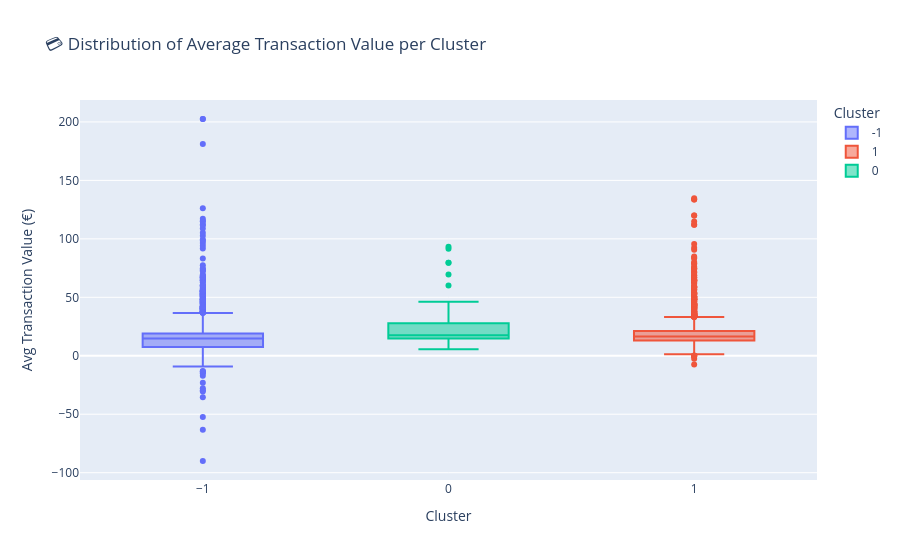

Here is the notebook cell this chart was saved with:
### Code cell
fig = px.box(
    real_data,
    x='Cluster',
    y='AvgTransactionValue',
    color='Cluster',
    title='💳 Distribution of Average Transaction Value per Cluster'
)
fig.update_layout(xaxis_title='Cluster', yaxis_title='Avg Transaction Value (€)')
fig.show()

### Figure 1 — Plotly figure (JSON) as saved in the notebook; plotly's stock layout.template omitted (floating-point values rounded to 4 significant figures; data arrays with more than 128 entries replaced by an {"elided": "..."} marker saying what was removed)
{"data": [{"alignmentgroup": "True", "hovertemplate": "Cluster=%{x}<br>AvgTransactionValue=%{y}<extra></extra>", "legendgroup": "-1", "marker": {"color": "#636efa"}, "name": "-1", "notched": false, "offsetgroup": "-1", "orientation": "v", "showlegend": true, "type": "box", "x": {"elided": "2448 int values"}, "x0": " ", "xaxis": "x", "y": {"elided": "2448 float values"}, "y0": " ", "yaxis": "y"}, {"alignmentgroup": "True", "hovertemplate": "Cluster=%{x}<br>AvgTransactionValue=%{y}<extra></extra>", "legendgroup": "1", "marker": {"color": "#EF553B"}, "name": "1", "notched": false, "offsetgroup": "1", "orientation": "v", "showlegend": true, "type": "box", "x": {"elided": "1852 int values"}, "x0": " ", "xaxis": "x", "y": {"elided": "1852 float values"}, "y0": " ", "yaxis": "y"}, {"alignmentgroup": "True", "hovertemplate": "Cluster=%{x}<br>AvgTransactionValue=%{y}<extra></extra>", "legendgroup": "0", "marker": {"color": "#00cc96"}, "name": "0", "notched": false, "offsetgroup": "0", "orientation": "v", "showlegend": true, "type": "box", "x": [0, 0, 0, 0, 0, 0, 0, 0, 0, 0, 0, 0, 0, 0, 0, 0, 0, 0, 0, 0, 0, 0, 0, 0, 0, 0, 0, 0, 0, 0, 0, 0, 0, 0, 0, 0, 0, 0, 0, 0, 0, 0, 0, 0, 0, 0, 0, 0, 0, 0, 0, 0, 0, 0, 0, 0, 0, 0, 0, 0, 0, 0, 0, 0, 0, 0, 0, 0, 0, 0, 0, 0], "x0": " ", "xaxis": "x", "y": [28.21, 14.82, 17.08, 16.8, 11.23, 27.6, 12.76, 28.73, 9.928, 12.7, 16.85, 17.32, 13.64, 27.09, 79.65, 17.73, 11.06, 60.0, 31.09, 15.83, 20.91, 20.78, 33.4, 14.44, 15.77, 11.93, 17.37, 35.4, 12.5, 24.4, 16.64, 79.65, 32.9, 14.58, 29.24, 18.91, 23.07, 23.13, 32.16, 18.68, 93.15, 12.75, 26.89, 5.549, 69.58, 22.19, 19.17, 17.77, 42.95, 16.68, 15.18, 41.5, 13.63, 16.74, 15.27, 25.61, 26.36, 15.25, 14.25, 25.86, 24.17, 46.17, 12.04, 15.14, 16.11, 11.34, 12.15, 91.53, 12.85, 14.88, 29.68, 17.36], "y0": " ", "yaxis": "y"}], "layout": {"boxmode": "overlay", "legend": {"title": {"text": "Cluster"}, "tracegroupgap": 0}, "title": {"text": "💳 Distribution of Average Transaction Value per Cluster"}, "xaxis": {"anchor": "y", "categoryarray": [-1, 1, 0], "categoryorder": "array", "domain": [0, 1], "title": {"text": "Cluster"}}, "yaxis": {"anchor": "x", "domain": [0, 1], "title": {"text": "Avg Transaction Value (€)"}}}}
